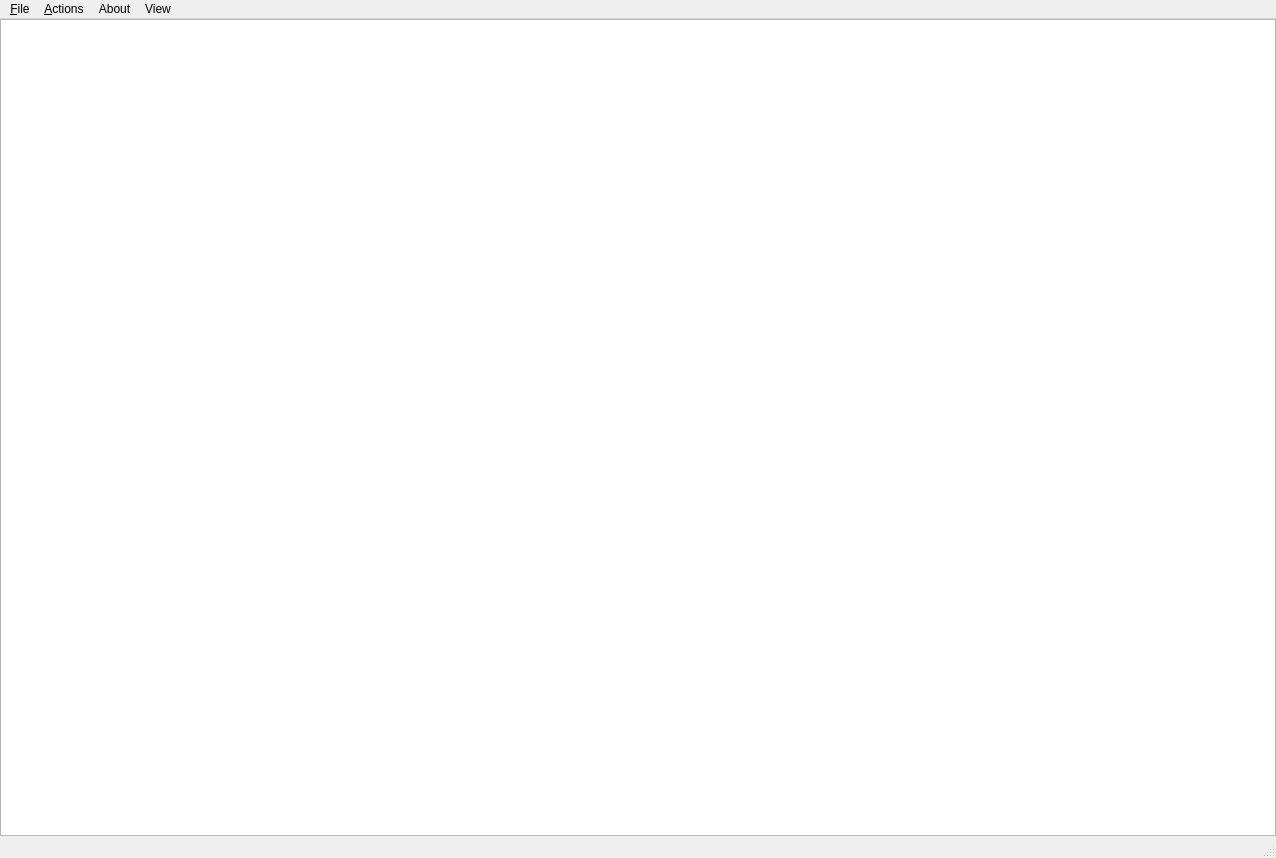
<?xml version="1.0" encoding="UTF-8"?>
<ui version="4.0">
 <class>MainWindow</class>
 <widget class="QMainWindow" name="MainWindow">
  <property name="geometry">
   <rect>
    <x>0</x>
    <y>0</y>
    <width>1276</width>
    <height>858</height>
   </rect>
  </property>
  <property name="windowTitle">
   <string>Editable Tree Model</string>
  </property>
  <widget class="QWidget" name="centralwidget">
   <layout class="QVBoxLayout">
    <property name="spacing">
     <number>0</number>
    </property>
    <property name="margin" stdset="0">
     <number>0</number>
    </property>
    <item>
     <widget class="QTreeView" name="view">
      <property name="editTriggers">
       <set>QAbstractItemView::AllEditTriggers</set>
      </property>
      <property name="dragEnabled">
       <bool>true</bool>
      </property>
      <property name="alternatingRowColors">
       <bool>true</bool>
      </property>
      <property name="selectionMode">
       <enum>QAbstractItemView::MultiSelection</enum>
      </property>
      <property name="selectionBehavior">
       <enum>QAbstractItemView::SelectItems</enum>
      </property>
      <property name="horizontalScrollMode">
       <enum>QAbstractItemView::ScrollPerPixel</enum>
      </property>
      <property name="sortingEnabled">
       <bool>false</bool>
      </property>
      <property name="animated">
       <bool>false</bool>
      </property>
      <property name="allColumnsShowFocus">
       <bool>true</bool>
      </property>
      <attribute name="headerCascadingSectionResizes">
       <bool>true</bool>
      </attribute>
      <attribute name="headerMinimumSectionSize">
       <number>222</number>
      </attribute>
      <attribute name="headerDefaultSectionSize">
       <number>222</number>
      </attribute>
      <attribute name="headerHighlightSections">
       <bool>true</bool>
      </attribute>
      <attribute name="headerShowSortIndicator" stdset="0">
       <bool>false</bool>
      </attribute>
     </widget>
    </item>
   </layout>
  </widget>
  <widget class="QMenuBar" name="menubar">
   <property name="geometry">
    <rect>
     <x>0</x>
     <y>0</y>
     <width>1276</width>
     <height>21</height>
    </rect>
   </property>
   <widget class="QMenu" name="fileMenu">
    <property name="title">
     <string>&amp;File</string>
    </property>
    <addaction name="actionOpen"/>
    <addaction name="actionSave"/>
    <addaction name="actionSave_as"/>
   </widget>
   <widget class="QMenu" name="actionsMenu">
    <property name="title">
     <string>&amp;Actions</string>
    </property>
    <addaction name="insertRowAction"/>
    <addaction name="insertColumnAction"/>
    <addaction name="separator"/>
    <addaction name="removeRowAction"/>
    <addaction name="removeColumnAction"/>
    <addaction name="separator"/>
    <addaction name="insertChildAction"/>
   </widget>
   <widget class="QMenu" name="menuAbout">
    <property name="title">
     <string>About</string>
    </property>
    <addaction name="actionAbout"/>
   </widget>
   <widget class="QMenu" name="menuView">
    <property name="title">
     <string>View</string>
    </property>
    <addaction name="actionhideCodeTags"/>
    <addaction name="actionhideAllNonClickerTags"/>
   </widget>
   <addaction name="fileMenu"/>
   <addaction name="actionsMenu"/>
   <addaction name="menuAbout"/>
   <addaction name="menuView"/>
  </widget>
  <widget class="QStatusBar" name="statusbar"/>
  <action name="exitAction">
   <property name="text">
    <string>Open</string>
   </property>
   <property name="shortcut">
    <string>Ctrl+Q</string>
   </property>
  </action>
  <action name="insertRowAction">
   <property name="text">
    <string>Insert Row</string>
   </property>
   <property name="shortcut">
    <string>Ctrl+I, R</string>
   </property>
  </action>
  <action name="removeRowAction">
   <property name="text">
    <string>Remove Row</string>
   </property>
   <property name="shortcut">
    <string>Ctrl+R, R</string>
   </property>
  </action>
  <action name="insertColumnAction">
   <property name="text">
    <string>Insert Column</string>
   </property>
   <property name="shortcut">
    <string>Ctrl+I, C</string>
   </property>
  </action>
  <action name="removeColumnAction">
   <property name="text">
    <string>Remove Column</string>
   </property>
   <property name="shortcut">
    <string>Ctrl+R, C</string>
   </property>
  </action>
  <action name="insertChildAction">
   <property name="text">
    <string>Insert Child</string>
   </property>
   <property name="shortcut">
    <string>Ctrl+N</string>
   </property>
  </action>
  <action name="actionAbout">
   <property name="text">
    <string>About</string>
   </property>
  </action>
  <action name="actionSave">
   <property name="text">
    <string>Save</string>
   </property>
  </action>
  <action name="actionSave_as">
   <property name="text">
    <string>Save as...</string>
   </property>
  </action>
  <action name="actionOpen">
   <property name="text">
    <string>Open</string>
   </property>
  </action>
  <action name="actionhideCodeTags">
   <property name="checkable">
    <bool>true</bool>
   </property>
   <property name="text">
    <string>hideCodeTags</string>
   </property>
  </action>
  <action name="actionhideAllNonClickerTags">
   <property name="checkable">
    <bool>true</bool>
   </property>
   <property name="text">
    <string>hideAllNonClickerTags</string>
   </property>
  </action>
 </widget>
 <resources/>
 <connections/>
</ui>
